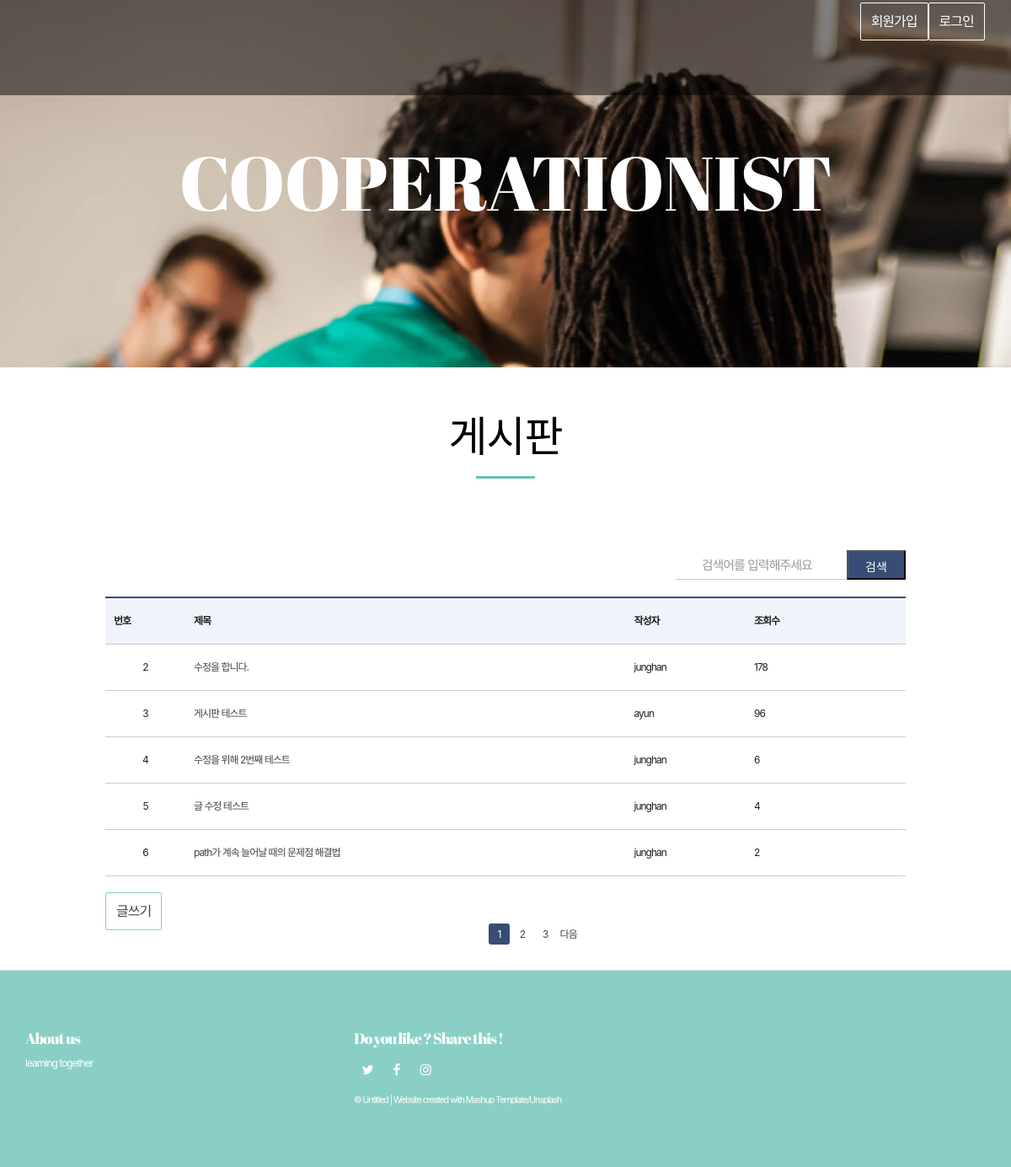
/viewList/, run on an earlier commit of the app's database.
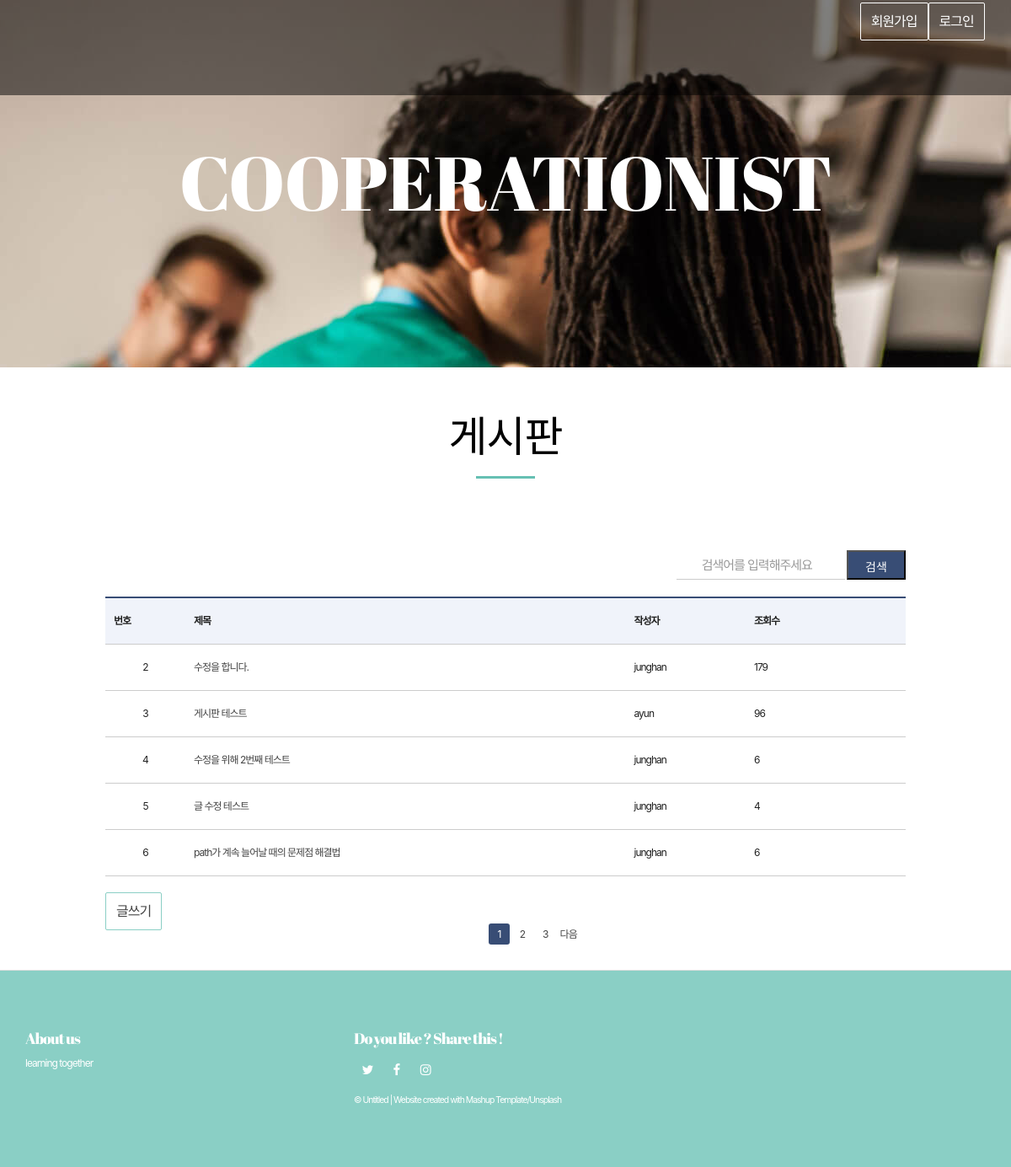
And on a later commit of the database.
### web01/models.py (models this page shows)
class Content(models.Model):
    objects = models.Manager()
    title = models.CharField(max_length=105)
    context = models.CharField(max_length=225)
    cnt = models.IntegerField(default=0)
    userId = models.ForeignKey(User, on_delete=models.CASCADE)

class User(models.Model):
    objects = models.Manager()
    user_id = models.CharField(max_length=50)
    password = models.CharField(max_length=50)

### web01/views.py (the view)
# urls.py: re_path(r'viewList/$', views.viewList, name="viewList"),
def viewList(request):
    contents = Content.objects.all()
    page = request.GET.get('page',1)
    paginator = Paginator(contents,5)
    page_obj = paginator.get_page(page)
    return render(request,"web01/list.html", {'contents':page_obj})

### web01/templates/web01/list.html (shortened to what this page needs)
{% extends 'web01/base.html' %}
{% block content %}
		<br><br>
        <div class="section-container-spacer">
            <h2 class="text-center">게시판</h2>
		</div>
		<div class="bodytext_area box_inner">
			<form action="./listSearch/" method="GET" class="minisrch_form">
				<fieldset>
					<input type="text" id="text" name="text" class="tbox" title="검색어를 입력해주세요" placeholder="검색어를 입력해주세요" value="{{text}}">
                    <button type="submit" class="btn_srch">검색</button>
				</fieldset>
            </form>
			<table class="bbsListTbl" summary="번호,제목,조회수 등을 제공하는 표">
				<thead>
					<tr>
						<th scope="col">번호</th>
						<th scope="col">제목</th>
						<th scope="col">작성자</th>
						<th scope="col">조회수</th>
					</tr>
                </thead>
				<tbody>
				{% if contents %}
					{% for content in contents %}
					<form action="./moreView/?id={{content.id}}" method="GET">
                        <div name='content'>
                            <tr>
                                <td>{{ content.id }}</td>
								<td class="tit_notice"><a href="./moreView/?id={{content.id}}">{{content.title}}</a></td>
                                <td class="tit_notice">{{content.userId.user_id}}</a> </td>
                                <td class="tit_notice">{{content.cnt}}</a> </td>
                            </tr>
                        </div>
                    </form>
					{% endfor %}
				{% endif %}
				</tbody>
			</table>
			<br>
			<a href="{% url 'listForm' %}" class="btn btn-default navbar-btn" >글쓰기</a>
			<div class="pagination">
			{% for page_number in contents.paginator.page_range %}
			{% if page_number >= contents.number|add:-2 and page_number <= contents.number|add:2 %}
				{% if page_number == contents.number %}
				<a href="./listSearch/?text={{text}}&page={{ page_number }}"><span class="pagenum currentpage">{{page_number}}</span></a>
				{% else %}
				<a href="./listSearch/?text={{text}}&page={{ page_number }}"><span class="pagenum ">{{page_number}}</span></a>
				{% endif %}
			{% endif %}
			{% endfor %}
			{% if contents.has_next %}
			<a href="./listSearch/?text={{text}}&page={{ contents.next_page_number }}"><span class="pagenum ">다음</span></a>
			{% endif %}
		</div>
		</div>
{% endblock %}

What changed in the data, as far as the page shows it:
changed Content "수정을 합니다.": cnt "178" → "179"
changed Content "path가 계속 늘어날 때의 문제점 해결법": cnt "2" → "6"
